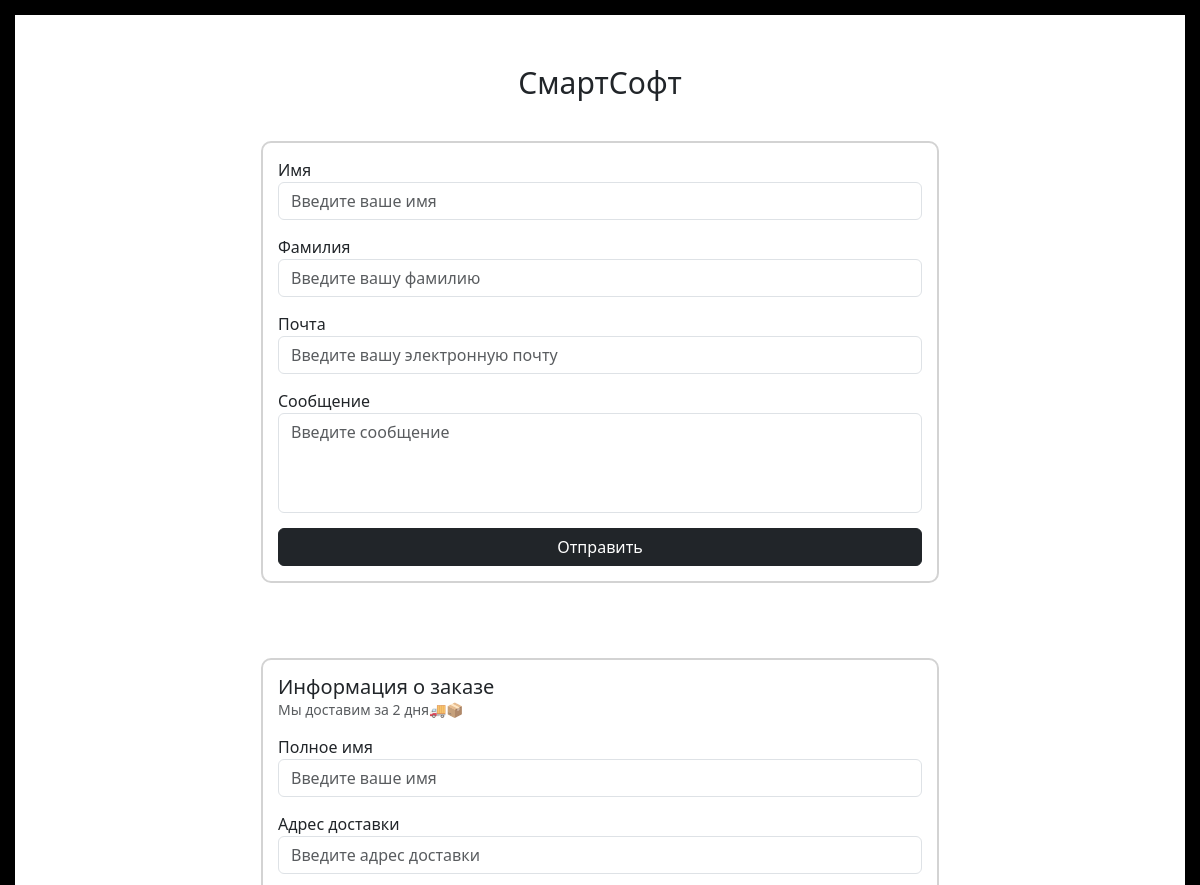
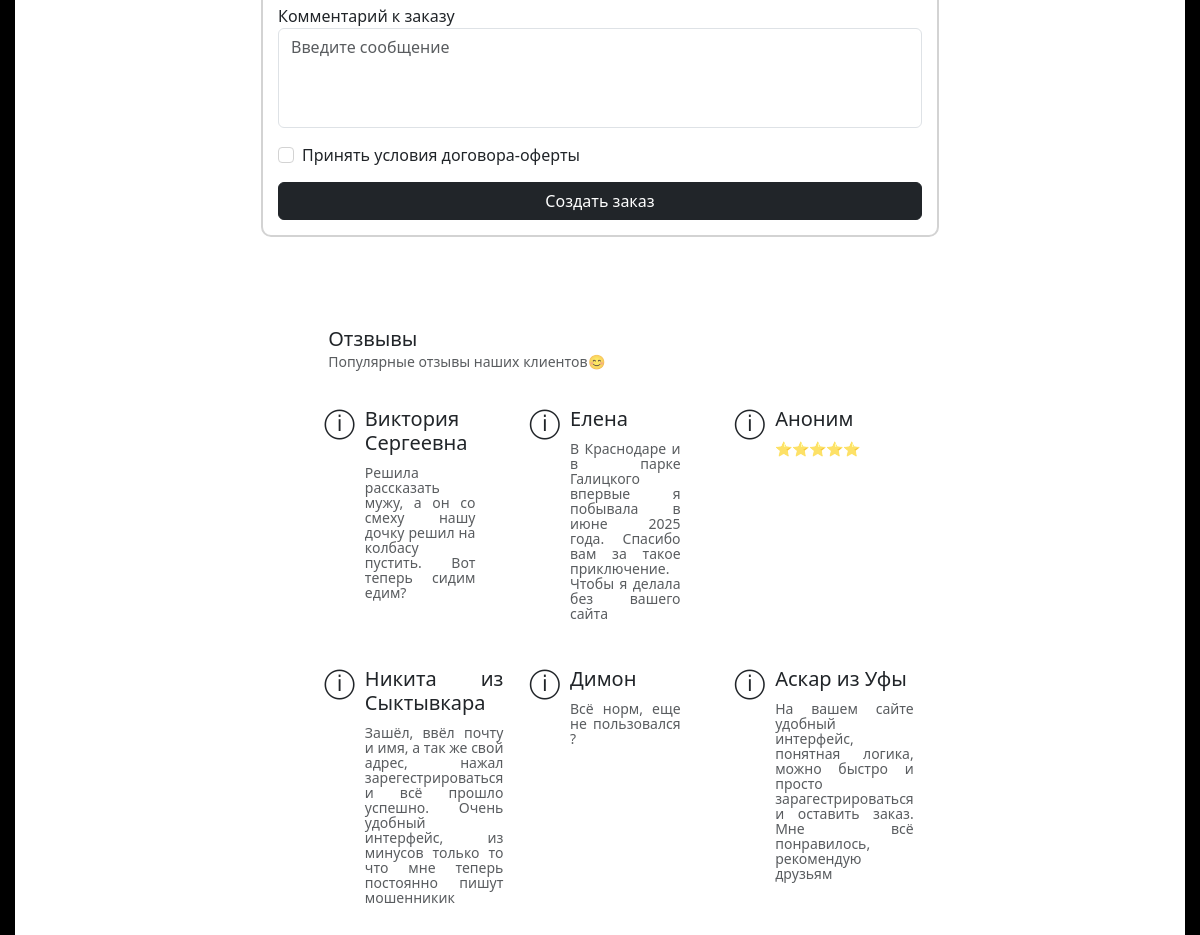
The page / on the database its author committed (2 pictures, top to bottom).
### tables this page shows
CREATE TABLE `reviews` (
  `id` int NOT NULL AUTO_INCREMENT,
  `name` varchar(255) DEFAULT NULL,
  `address` varchar(255) DEFAULT NULL,
  `comment` text,
  PRIMARY KEY (`id`)
);

### index.php (called while the page is built)
<?php
require_once("header.php");
require_once("layout.php");
require_once("footer.php");
?>

### layout.php (called while the page is built)
<?php include("form1.php");?>
<?php include("form2.php");?>
<?php include("reviews.php");?>

### classes/review.php (called while the page is built, shortened)
<?php
class Review
{
    function __construct(public $id,public $name, public $comment)
    {
        $this->name = $name;
        $this->comment = $comment;
    }
}
?>

### listElement.php (the view)
<div class="col">
  <div class="review">
    <div class="review-info">ⓘ</div>
    <div>
      <h3 class="from-headline review-title">
        <?php
          $review = array_pop(Review::$ReviewList);
          echo $review->name;
          array_push(Review::$ReviewList, $review)
        ?>
      </h3>
      <p class="form-text from-subheadline review-text">
        <?php
          echo array_pop(Review::$ReviewList)->comment;
        ?>
      </p>
    </div>
  </div>
</div>

### header.php (shortened to what this page needs)
<!DOCTYPE html>
<html lang="ru">
  <head>
    <link
      href="https://cdn.jsdelivr.net/npm/bootstrap@5.3.6/dist/css/bootstrap.min.css"
      rel="stylesheet"
    />
    <link rel="stylesheet" href="lib/sweetalert2/sweetalert2.min.css" />
    <link rel="stylesheet" href="style.css" />
  </head>
  <body class="outBorder">
    <h1 class="headline">СмартСофт</h1>

### form1.php
<form class="form" id="Form1">
  <div class="form-group margin-down">
    <label for="InputName">Имя</label>
    <input
      type="text"
      class="form-control"
      id="InputName"
      placeholder="Введите ваше имя"
    />
  </div>
  <div class="form-group margin-down">
    <label for="InputSurname">Фамилия</label>
    <input
      type="text"
      class="form-control"
      id="InputSurname"
      placeholder="Введите вашу фамилию"
    />
  </div>
  <div class="form-group margin-down">
    <label for="InputEmail">Почта</label>
    <input
      type="email"
      class="form-control"
      id="InputEmail"
      placeholder="Введите вашу электронную почту"
    />
  </div>
  <div class="form-group margin-down">
    <label for="InputMessage">Сообщение</label>
    <textarea
      class="form-control message-text-box"
      id="InputMessage"
      placeholder="Введите сообщение"
    ></textarea>
  </div>
  <button type="submit" id="Send" class="btn btn-dark align-strech">
    Отправить
  </button>
</form>

### form2.php
<form class="form" id="Form2">
      <div class="form-group margin-down">
        <h2 class="from-headline" id="FromHeadline">Информация о заказе</h2>
        <div class="form-text from-subheadline">Мы доставим за 2 дня🚚📦</div>
      </div>
      <div class="form-group margin-down">
        <label for="InputName2">Полное имя</label>
        <input
          type="text"
          class="form-control"
          id="InputName2"
          placeholder="Введите ваше имя"
        />
      </div>
      <div class="form-group margin-down">
        <label for="InputAdress">Адрес доставки</label>
        <input
          type="text"
          class="form-control"
          id="InputAdress"
          placeholder="Введите адрес доставки"
        />
      </div>
      <div class="form-group margin-down">
        <label for="InputMessage2">Комментарий к заказу</label>
        <textarea
          class="form-control message-text-box"
          id="InputMessage2"
          placeholder="Введите сообщение"
        ></textarea>
      </div>
      <div class="form-check margin-down">
        <input
          class="form-check-input light-gray-border"
          type="checkbox"
          value=""
          id="AcceptTermsOfContract"
        />
        <label class="form-check-label" for="AcceptTermsOfContract">
          Принять условия договора-оферты
        </label>
      </div>
      <button id="CreateContract" class="btn btn-dark align-strech">
        Создать заказ
      </button>
    </form>

### reviews.php
    <div class="reviews-block">
      <div class="form-group margin-down mx-4">
        <h2 class="from-headline" id="FromHeadline">Отзвывы</h2>
        <div class="form-text from-subheadline">
          Популярные отзывы наших клиентов😊
        </div>
      </div>
<?php include("list.php");?>
    </div>

### list.php (shortened to what this page needs)
  <div id="ReviewList" class="row row-cols-1 row-cols-md-2 row-cols-lg-3">
    <?php
    require 'classes/review.php';
    $reviewsArray = [];
    $connection = new mysqli("localhost", "root", "123456789");
    $command = "SELECT id, name, comment FROM smartsoft.reviews;";
    if ($result = $connection->query($command))
    {
      $i = 0;
      foreach($result as $row)
      {
		$id = $row["id"];
        $name = $row["name"];
        $comment = $row["comment"];
        array_push($reviewsArray, new Review($id, $name, $comment));
        $i++;
      }
    }
    else{
      echo "Произошла ошибка при выполнении запроса к базе данных";
    }
for($i = 0; $i < 6; $i++)
{
    	include("listElement.php");
}
    ?>
  </div>

### footer.php (shortened to what this page needs)
  </body>
</html>

### style.css (style rules this page uses)
.outBorder { margin: 0; padding: 20px; border: 15px solid black; min-height: 100vh; box-sizing: border-box; }
.margin-down { margin-bottom: 15px; }
.form { width: 90%; margin-left: auto; margin-right: auto; margin-bottom: 75px; border: 2px solid lightgray; border-radius: 10px; padding: 15px; box-sizing: border-box; }
@media (min-width: 768px) { .form { width: 60%; } }
.message-text-box { min-height: 100px; width: 100%; resize: none; overflow-y: hidden; box-sizing: border-box; }
.headline { font-size: 30px; text-align: center; margin-left: auto; margin-right: auto; margin-top: 30px; margin-bottom: 40px; }
.from-headline { font-size: 20px; margin-bottom: 0; }
.from-subheadline { margin-top: 0; }
.align-strech { width: 100%; }
.light-gray-border { border: 1px solid lightgray; }
.reviews-block { width: 85%; margin-left: auto; margin-right: auto; margin-bottom: 75px; padding: 15px; box-sizing: border-box; }
@media (min-width: 768px) { .reviews-block { width: 55%; } }
.review { display: flex; flex-direction: row; text-wrap: wrap; text-align: justify; margin: 10px; }
.review-text { line-height: 15px; }
.review-title { margin-top: 10px; margin-bottom: 10px; }
.review-info { font-size: 30px; margin: 10px; margin-top: 0; }

### rows shown on the page
reviews: name "Виктория Сергеевна", comment "Решила рассказать мужу, а он со смеху нашу дочку решил на колбасу пустить. Вот теперь сидим едим?"
reviews: name "Елена", comment "В Краснодаре и в парке Галицкого впервые я побывала в июне 2025 года. Спасибо вам за такое приключение. Чтобы я делала без вашего сайта"
reviews: name "Аноним", comment "⭐⭐⭐⭐⭐"
reviews: name "Никита из Сыктывкара", comment "Зашёл, ввёл почту и имя, а так же свой адрес, нажал зарегестрироваться и всё прошло успешно. Очень удобный интерфейс, из минусов только то что мне теперь постоянно пишут мошенникик"
reviews: name "Димон", comment "Всё норм, еще не пользовался ?"
reviews: name "Аскар из Уфы", comment "На вашем сайте удобный интерфейс, понятная логика, можно быстро и просто зарагестрироваться и оставить заказ. Мне всё понравилось, рекомендую друзьям"
